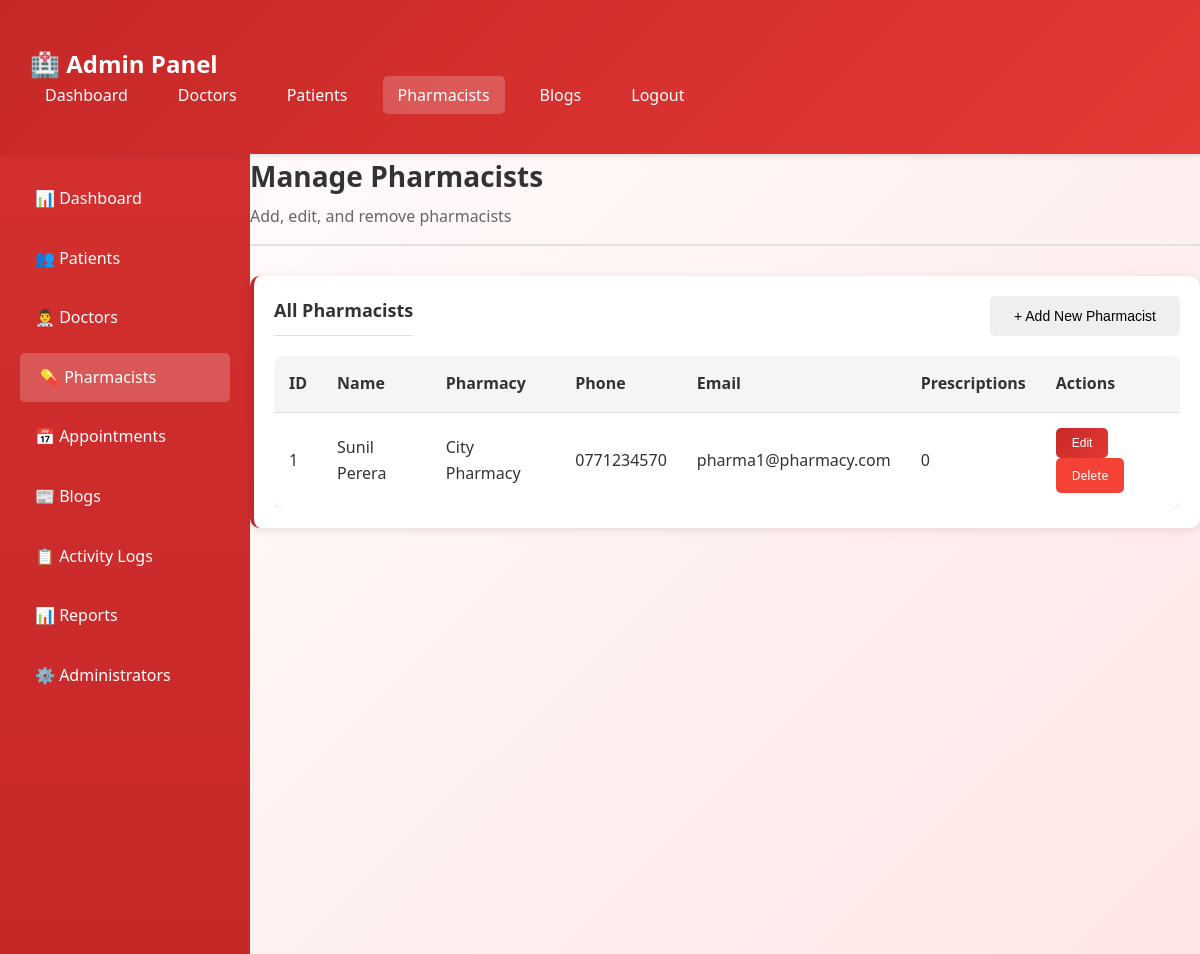
The page /admin/manage_pharmacists.php (signed in) on the database its author committed.
### tables this page shows
CREATE TABLE pharmacists (
    id INT PRIMARY KEY AUTO_INCREMENT,
    user_id INT UNIQUE NOT NULL,
    full_name VARCHAR(150) NOT NULL,
    pharmacy_name VARCHAR(200) NOT NULL,
    phone VARCHAR(20),
    address TEXT,
    FOREIGN KEY (user_id) REFERENCES users(id) ON DELETE CASCADE
);

CREATE TABLE users (
    id INT PRIMARY KEY AUTO_INCREMENT,
    username VARCHAR(100) UNIQUE NOT NULL,
    email VARCHAR(150) UNIQUE NOT NULL,
    password VARCHAR(255) NOT NULL,
    role ENUM('admin', 'doctor', 'patient', 'pharmacist') NOT NULL,
    status ENUM('active', 'inactive') DEFAULT 'active',
    created_at TIMESTAMP DEFAULT CURRENT_TIMESTAMP,
    updated_at TIMESTAMP DEFAULT CURRENT_TIMESTAMP ON UPDATE CURRENT_TIMESTAMP
);

### admin/manage_pharmacists.php (the view, shortened to what this page needs)
<?php
include '../includes/config.php';
?>
<!DOCTYPE html>
<html lang="en">
<head>
    <link rel="stylesheet" href="../css/style.css">
</head>
<body class="admin-theme">
    <nav class="navbar">
        <div class="main-content">
            <a href="dashboard.php" class="navbar-brand">🏥 Admin Panel</a>
            <ul class="navbar-menu">
                <li><a href="dashboard.php">Dashboard</a></li>
                <li><a href="manage_doctors.php">Doctors</a></li>
                <li><a href="manage_patients.php">Patients</a></li>
                <li><a href="manage_pharmacists.php" style="background: rgba(255,255,255,0.2);">Pharmacists</a></li>
                <li><a href="manage_blogs.php">Blogs</a></li>
                <li><a href="../logout.php">Logout</a></li>
            </ul>
        </div>
    </nav>
    <div class="dashboard-container">
<div class="dashboard-container">
        <div ><div class="sidebar">
            <ul>
                <li><a href="dashboard.php">📊 Dashboard</a></li>
                <li><a href="manage_patients.php">👥 Patients</a></li>
                <li><a href="manage_doctors.php">👨‍⚕️ Doctors</a></li>
                <li><a href="manage_pharmacists.php" class="active">💊 Pharmacists</a></li>
                <li><a href="manage_appointments.php">📅 Appointments</a></li>
                <li><a href="manage_blogs.php">📰 Blogs</a></li>
                <li><a href="activity_logs.php">📋 Activity Logs</a></li>
                <li><a href="reports.php">📊 Reports</a></li>
                <li><a href="manage_admins.php">⚙️ Administrators</a></li>
            </ul>
        </div></div>
        <main >
            <div class="page-header">
                <h1>Manage Pharmacists</h1>
                <p>Add, edit, and remove pharmacists</p>
            </div>
            <div class="card">
                <div style="display: flex; justify-content: space-between; align-items: center; margin-bottom: 20px;">
                    <div class="card-header" style="margin: 0;">All Pharmacists</div>
                    <button class="btn btn-glass-primary" onclick="openAddModal()">+ Add New Pharmacist</button>
                </div>
                <div class="table-container">
                    <?php
                    $result = $conn->query("SELECT ph.*, u.username, u.email
                                           FROM pharmacists ph
                                           JOIN users u ON ph.user_id = u.id
                                           ORDER BY ph.id DESC");
                    if ($result->num_rows > 0) {
                        echo '<table>';
                        echo '<thead><tr><th>ID</th><th>Name</th><th>Pharmacy</th><th>Phone</th><th>Email</th><th>Prescriptions</th><th>Actions</th></tr></thead>';
                        echo '<tbody>';
                        while ($pharma = $result->fetch_assoc()) {
                            $stmt = $conn->prepare("SELECT COUNT(*) as count FROM prescriptions WHERE pharmacist_id = ?");
                            $stmt->bind_param("i", $pharma['id']);
                            $stmt->execute();
                            $presc_count = $stmt->get_result()->fetch_assoc()['count'];
                            echo '<tr>';
                            echo '<td>' . $pharma['id'] . '</td>';
                            echo '<td>' . htmlspecialchars($pharma['full_name']) . '</td>';
                            echo '<td>' . htmlspecialchars($pharma['pharmacy_name']) . '</td>';
                            echo '<td>' . htmlspecialchars($pharma['phone']) . '</td>';
                            echo '<td>' . htmlspecialchars($pharma['email']) . '</td>';
                            echo '<td>' . $presc_count . '</td>';
                            echo '<td>';
                            echo '<button class="btn btn-sm btn-primary" onclick="editPharmacist(' . $pharma['id'] . ')">Edit</button> ';
                            echo '<a href="?delete=' . $pharma['user_id'] . '" class="btn btn-sm btn-danger" onclick="return confirm(\'Delete?\')">Delete</a>';
                            echo '</td>';
                            echo '</tr>';
                        }
                        echo '</tbody></table>';
                    } else {
                        echo '<p>No pharmacists found.</p>';
                    }
                    ?>
                </div>
            </div>
        </main>
    </div>
</body>
</html>

### css/style.css (style rules this page uses)
* { margin: 0; padding: 0; box-sizing: border-box; }
body { font-family: 'Segoe UI', Tahoma, Geneva, Verdana, sans-serif; line-height: 1.6; color: #333; }
.admin-theme { background: linear-gradient(135deg, #fff 0%, #ffe6e6 100%); }
.admin-theme .navbar { background: linear-gradient(135deg, #c62828 0%, #e53935 100%); color: white; padding: 15px 0; box-shadow: 0 2px 5px rgba(0,0,0,0.1); }
.admin-theme .sidebar { background: linear-gradient(180deg, #d32f2f 0%, #c62828 100%); color: white; }
.admin-theme .btn-primary { background: linear-gradient(135deg, #c62828 0%, #e53935 100%); border: none; color: white; }
.admin-theme .card { border-left: 4px solid #c62828; }
.navbar { display: flex; justify-content: space-between; align-items: center; padding: 15px 30px; position: sticky; top: 0; z-index: 1000; }
.navbar-brand { font-size: 24px; font-weight: bold; color: white; text-decoration: none; }
.navbar-menu { display: flex; list-style: none; gap: 20px; align-items: center; }
.navbar-menu a { color: white; text-decoration: none; padding: 8px 15px; border-radius: 5px; transition: all 0.3s; }
.dashboard-container { display: flex; min-height: calc(100vh - 70px); }
.sidebar { width: 250px; padding: 20px; min-height: 100vh; }
.sidebar ul { list-style: none; }
.sidebar ul li { margin-bottom: 10px; }
.sidebar ul li a { display: block; color: white; text-decoration: none; padding: 12px 15px; border-radius: 5px; transition: all 0.3s; }
.sidebar ul li a:hover, .sidebar ul li a.active { background: rgba(255,255,255,0.2); padding-left: 20px; }
.main-content { flex: 1; padding: 30px; }
.page-header { margin-bottom: 30px; padding-bottom: 15px; border-bottom: 2px solid #e0e0e0; }
.page-header h1 { font-size: 28px; margin-bottom: 5px; }
.page-header p { color: #666; }
.card { background: white; border-radius: 10px; padding: 20px; margin-bottom: 20px; box-shadow: 0 2px 10px rgba(0,0,0,0.1); transition: transform 0.3s, box-shadow 0.3s; }
.card-header { font-size: 18px; font-weight: bold; margin-bottom: 15px; padding-bottom: 10px; border-bottom: 1px solid #e0e0e0; }
.btn { padding: 12px 24px; border: none; border-radius: 5px; cursor: pointer; font-size: 14px; transition: all 0.3s; text-decoration: none; display: inline-block; }
.btn-primary { color: white; }
.btn-danger { background: #f44336; color: white; }
.btn-sm { padding: 8px 16px; font-size: 12px; }
.table-container { overflow-x: auto; }
table { width: 100%; border-collapse: collapse; background: white; border-radius: 10px; overflow: hidden; box-shadow: 0 2px 10px rgba(0,0,0,0.1); }
table thead { background: #f5f5f5; }
table th, table td { padding: 15px; text-align: left; border-bottom: 1px solid #e0e0e0; }
table th { font-weight: 600; color: #333; }
table tbody tr:last-child td { border-bottom: none; }

### rows shown on the page
pharmacists: id "1", full_name "Sunil Perera", pharmacy_name "City Pharmacy", phone "0771234570", user.email "pharma1@pharmacy.com", presc_count "0"
